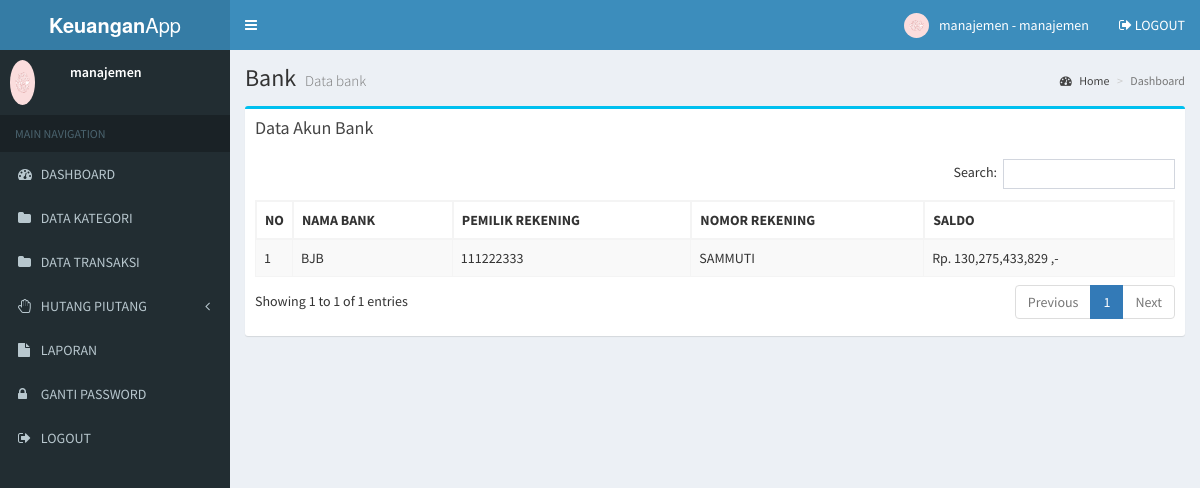
The page /manajemen/bank.php (signed in) on the database its author committed.
### tables this page shows
CREATE TABLE `user` (
  `user_id` int(11) NOT NULL,
  `user_nama` varchar(100) NOT NULL,
  `user_username` varchar(100) NOT NULL,
  `user_password` varchar(100) NOT NULL,
  `user_foto` varchar(100) DEFAULT NULL,
  `user_level` varchar(20) NOT NULL
);

CREATE TABLE `bank` (
  `bank_id` int(11) NOT NULL,
  `bank_nama` varchar(255) NOT NULL,
  `bank_nomor` varchar(255) NOT NULL,
  `bank_pemilik` varchar(255) NOT NULL,
  `bank_saldo` bigint(20) NOT NULL
);

### manajemen/bank.php (the view)
<?php include 'header.php'; ?>
<div class="content-wrapper">
  <section class="content-header">
    <h1>
      Bank
      <small>Data bank</small>
    </h1>
    <ol class="breadcrumb">
      <li><a href="#"><i class="fa fa-dashboard"></i> Home</a></li>
      <li class="active">Dashboard</li>
    </ol>
  </section>
  <section class="content">
    <div class="row">
      <section class="col-lg-12">
        <div class="box box-info">
          <div class="box-header">
            <h3 class="box-title">Data Akun Bank</h3>
          </div>
          <div class="box-body">
            <div class="table-responsive">
              <table class="table table-bordered table-striped" id="table-datatable">
                <thead>
                  <tr>
                    <th width="1%">NO</th>
                    <th>NAMA BANK</th>
                    <th>PEMILIK REKENING</th>
                    <th>NOMOR REKENING</th>
                    <th>SALDO</th>
                  </tr>
                </thead>
                <tbody>
                  <?php
                  include '../koneksi.php';
                  $no=1;
                  $data = mysqli_query($koneksi,"SELECT * FROM bank");
                  while($d = mysqli_fetch_array($data)){
                    ?>
                    <tr>
                      <td><?php echo $no++; ?></td>
                      <td><?php echo $d['bank_nama']; ?></td>
                      <td><?php echo $d['bank_pemilik']; ?></td>
                      <td><?php echo $d['bank_nomor']; ?></td>
                      <td><?php echo "Rp. ".number_format($d['bank_saldo'])." ,-"; ?></td>
                    </tr>
                    <?php
                  }
                  ?>
                </tbody>
              </table>
            </div>
          </div>
        </div>
      </section>
    </div>
  </section>
</div>
<?php include 'footer.php'; ?>

### manajemen/header.php (shortened to what this page needs)
<!DOCTYPE html>
<html>
<head>
  <link rel="stylesheet" href="../assets/bower_components/bootstrap/dist/css/bootstrap.min.css">
  <link rel="stylesheet" href="../assets/bower_components/font-awesome/css/font-awesome.min.css">
  <link rel="stylesheet" href="../assets/bower_components/Ionicons/css/ionicons.min.css">
  <link rel="stylesheet" href="../assets/dist/css/AdminLTE.min.css">
  <link rel="stylesheet" href="../assets/bower_components/datatables.net-bs/css/dataTables.bootstrap.min.css">
  <link rel="stylesheet" href="../assets/dist/css/skins/_all-skins.min.css">
  <link rel="stylesheet" href="../assets/bower_components/morris.js/morris.css">
  <link rel="stylesheet" href="../assets/bower_components/jvectormap/jquery-jvectormap.css">
  <link rel="stylesheet" href="../assets/bower_components/bootstrap-datepicker/dist/css/bootstrap-datepicker.min.css">
  <link rel="stylesheet" href="../assets/bower_components/bootstrap-daterangepicker/daterangepicker.css">
  <link rel="stylesheet" href="../assets/plugins/bootstrap-wysihtml5/bootstrap3-wysihtml5.min.css">
  <?php
  include '../koneksi.php';
  ?>
</head>
<body class="hold-transition skin-blue sidebar-mini">
  <div class="wrapper">
    <header class="main-header">
      <a href="index.php" class="logo">
        <span class="logo-lg"><b>Keuangan</b>App</span>
      </a>
      <nav class="navbar navbar-static-top">
        <a href="#" class="sidebar-toggle" data-toggle="push-menu" role="button">
        </a>
        <div class="navbar-custom-menu">
          <ul class="nav navbar-nav">
            <li class="dropdown user user-menu">
              <a href="#" class="dropdown-toggle" data-toggle="dropdown">
                <?php
                $id_user = $_SESSION['id'];
                $profil = mysqli_query($koneksi, "select * from user where user_id='$id_user'");
                $profil = mysqli_fetch_assoc($profil);
                if ($profil['user_foto'] == "") {
                ?>
                  <img src="../gambar/sistem/user.png" class="user-image">
                <?php } else { ?>
                  <img src="../gambar/user/<?php echo $profil['user_foto'] ?>" class="user-image">
                <?php } ?>
                <span class="hidden-xs"><?php echo $_SESSION['nama']; ?> - <?php echo $_SESSION['level']; ?></span>
              </a>
            </li>
            <li>
              <a href="logout.php"><i class="fa fa-sign-out"></i> LOGOUT</a>
            </li>
          </ul>
        </div>
      </nav>
    </header>
    <aside class="main-sidebar">
      <section class="sidebar">
        <div class="user-panel">
          <div class="pull-left image">
            <?php
            $id_user = $_SESSION['id'];
            $profil = mysqli_query($koneksi, "select * from user where user_id='$id_user'");
            $profil = mysqli_fetch_assoc($profil);
            if ($profil['user_foto'] == "") {
            ?>
              <img src="../gambar/sistem/user.png" class="img-circle">
            <?php } else { ?>
              <img src="../gambar/user/<?php echo $profil['user_foto'] ?>" class="img-circle" style="max-height:45px">
            <?php } ?>
          </div>
          <div class="pull-left info">
            <p><?php echo $_SESSION['nama']; ?></p>
          </div>
        </div>
        <ul class="sidebar-menu" data-widget="tree">
          <li class="header">MAIN NAVIGATION</li>
          <li>
            <a href="index.php">
              <i class="fa fa-dashboard"></i> <span>DASHBOARD</span>
            </a>
          </li>
          <li>
            <a href="kategori.php">
              <i class="fa fa-folder"></i> <span>DATA KATEGORI</span>
            </a>
          </li>
          <li>
            <a href="transaksi.php">
              <i class="fa fa-folder"></i> <span>DATA TRANSAKSI</span>
            </a>
          </li>
          <li class="treeview">
            <a href="#">
              <i class="fa fa-hand-paper-o"></i>
              <span>HUTANG PIUTANG</span>
              <span class="pull-right-container">
                <i class="fa fa-angle-left pull-right"></i>
              </span>
            </a>
          </li>
          <li>
            <a href="laporan.php">
              <i class="fa fa-file"></i> <span>LAPORAN</span>
            </a>
          </li>
          <li>
            <a href="gantipassword.php">
              <i class="fa fa-lock"></i> <span>GANTI PASSWORD</span>
            </a>
          </li>
          <li>
            <a href="logout.php">
              <i class="fa fa-sign-out"></i> <span>LOGOUT</span>
            </a>
          </li>
        </ul>
      </section>
    </aside>

### manajemen/header.php (style rules this page uses)
#table-datatable { width: 100% !important; }
#table-datatable .sorting_disabled { border: 1px solid #f4f4f4; }

### rows shown on the page
user: user_foto (picture)
bank: bank_nama "BJB", bank_pemilik "111222333", bank_nomor "SAMMUTI", bank_saldo "130,275,433,829"

### other values the page prints
$_SESSION['nama'] "manajemen"
$_SESSION['level'] "manajemen"
